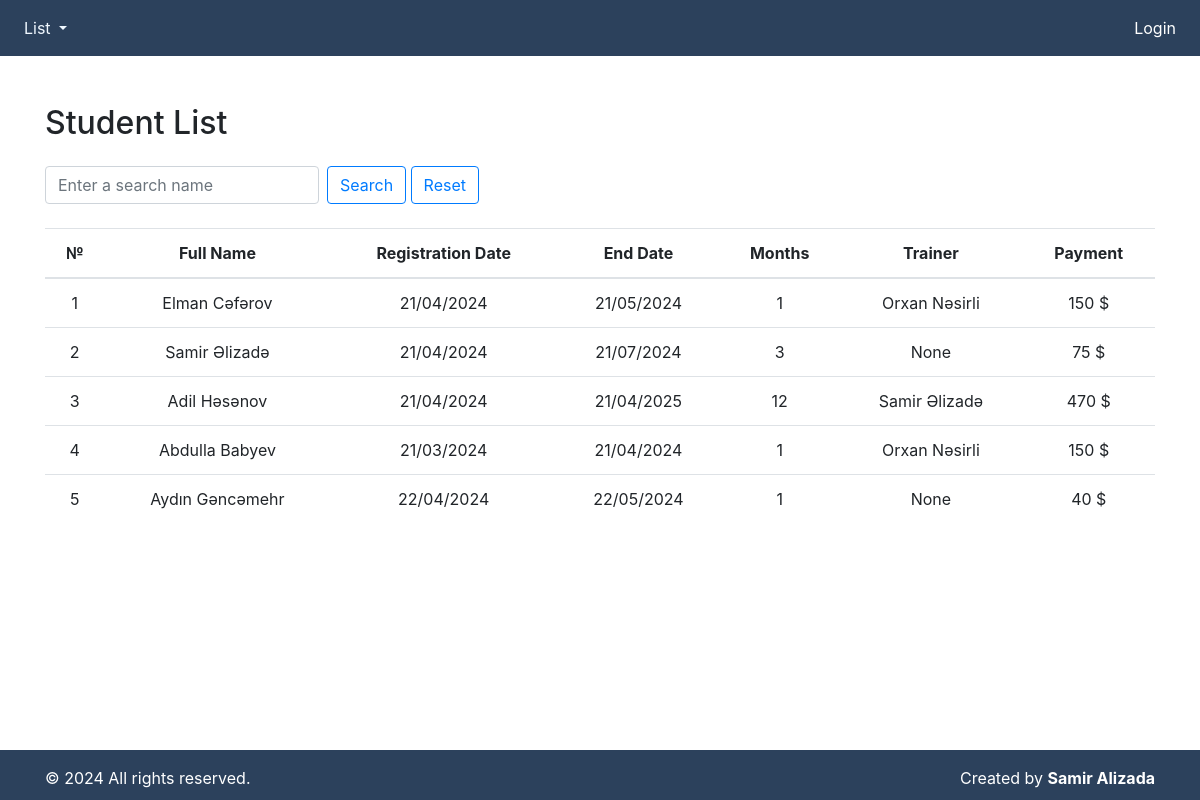
Screenshot of /student-list with the database file from the repository.
### fitness/models.py (models this page shows, shortened)
class Student(models.Model):
    full_name = models.CharField(max_length=100)
    registration_date = models.DateField(default=timezone.now)
    months_duration = models.ForeignKey(MonthlyPricing, on_delete=models.CASCADE, null=True, blank=True)
    trainer = models.ForeignKey(Trainer, on_delete=models.CASCADE, null=True, blank=True)
    payment = models.IntegerField(default=0)
    end_date = models.DateField(null=True, blank=True)

class MonthlyPricing(models.Model):
    month = models.IntegerField()
    price = models.IntegerField()
    def __str__(self) -> str:
        return f"{self.month}"

class Trainer(models.Model):
    full_name = models.CharField(max_length=100)
    registration_date = models.DateField(default=timezone.now)
    monthly_fee = models.IntegerField()
    student_fee = models.IntegerField()
    def __str__(self) -> str:
        return f"{self.full_name}"

### fitness/views.py (the view)
# urls.py: path('student-list', student_list, name='student_list'),
def student_list(request):
    students = Student.objects.all()
    query = request.GET.get('q')
    if query:
        students = students.filter(full_name__icontains=query)
    return render(request, 'student_list.html', {'students': students})

### templates/student_list.html (shortened to what this page needs)
{% include "index.html" %}
{% block content %}
<div class="container mt-5">
    <h2 class="mb-4">Student List</h2>
    <form method="GET" class="mb-3">
        <div class="form-inline mb-4">
            <input type="text" name="q" class="form-control mr-sm-2" placeholder="Enter a search name">
            <button class="btn btn-outline-primary my-2 my-sm-0" type="submit">Search</button>
            <a href="{% url 'student_list' %}"><button class="btn btn-outline-primary my-2 my-sm-0" type="submit">Reset</button>
            </a>
        </div>
    </form>
    <table class="table text-center">
        <thead>
            <tr>
                <th scope="col">№</th>
                <th scope="col">Full Name</th>
                <th scope="col">Registration Date</th>
                <th scope="col">End Date</th>
                <th scope="col">Months</th>
                <th scope="col">Trainer</th>
                <th scope="col">Payment</th>
            </tr>
        </thead>
        <tbody>
            {% for student in students %}
            <tr>
                <td>{{ forloop.counter }}</td>
                <td>{{ student.full_name }}</td>
                <td>{{ student.registration_date|date:"d/m/Y" }}</td>
                <td>{{ student.end_date|date:"d/m/Y" }}</td>
                <td>{{ student.months_duration }}</td>
                <td>{{ student.trainer }}</td>
                <td>{{ student.payment }} $</td>
            </tr>
            {% endfor %}
        </tbody>
    </table>
</div>
{% endblock content %}

### rows the page displays
Student: full_name "Elman Cəfərov", registration_date "21/04/2024", end_date "21/05/2024", months_duration "1", trainer "Orxan Nəsirli", payment "150"
Student: full_name "Samir Əlizadə", registration_date "21/04/2024", end_date "21/07/2024", months_duration "3", trainer "None", payment "75"
Student: full_name "Adil Həsənov", registration_date "21/04/2024", end_date "21/04/2025", months_duration "12", trainer "Samir Əlizadə", payment "470"
Student: full_name "Abdulla Babyev", registration_date "21/03/2024", end_date "21/04/2024", months_duration "1", trainer "Orxan Nəsirli", payment "150"
Student: full_name "Aydın Gəncəmehr", registration_date "22/04/2024", end_date "22/05/2024", months_duration "1", trainer "None", payment "40"
